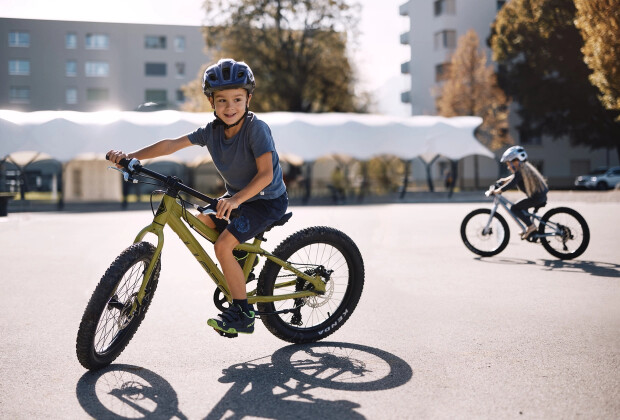
#> input picture bicycle.jpg, 620 x 420 px
$ python segmenetation-ONNX-opencv.py
#> lines starting #> are read from the running program, lines starting #| are printed output that depends on the picture
import cv2
import numpy as np
import onnxruntime as ort
import time

# [16 lines left out: function random_colour_masks, not called in this run]

def sigmoid(z):
    return 1 / (1 + np.exp(-z))

# [115 lines left out: functions filter_Detections, NMS, rescale_back, not called in this run]


classes = None
with open('coco-classes.txt') as file:
#> (reads coco-classes.txt from the repository)
    content = file.read()
    classes = content.split('\n')

del classes[-1]

image = cv2.imread('bicycle.jpg')
#> image is the input picture: shape (420, 620, 3); mean B, G, R 150.9, 151.5, 159


img_w,img_h = image.shape[1],image.shape[0]
#> img_w = 620; img_h = 420

img = cv2.resize(image,(640,640))
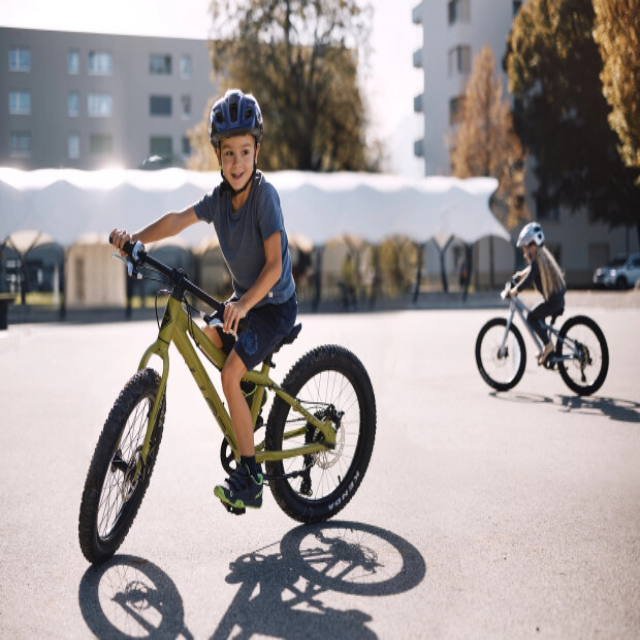
#> img: shape (640, 640, 3); mean B, G, R 150.8, 151.4, 158.8
img = cv2.cvtColor(img,cv2.COLOR_BGR2RGB)
img = img.transpose(2,0,1)
img = img.reshape(1,3,640,640)

img = img / 255.0

print(img.shape)
#| (1, 3, 640, 640)


#> (the run stopped early here; a loop or call above may not have finished)
